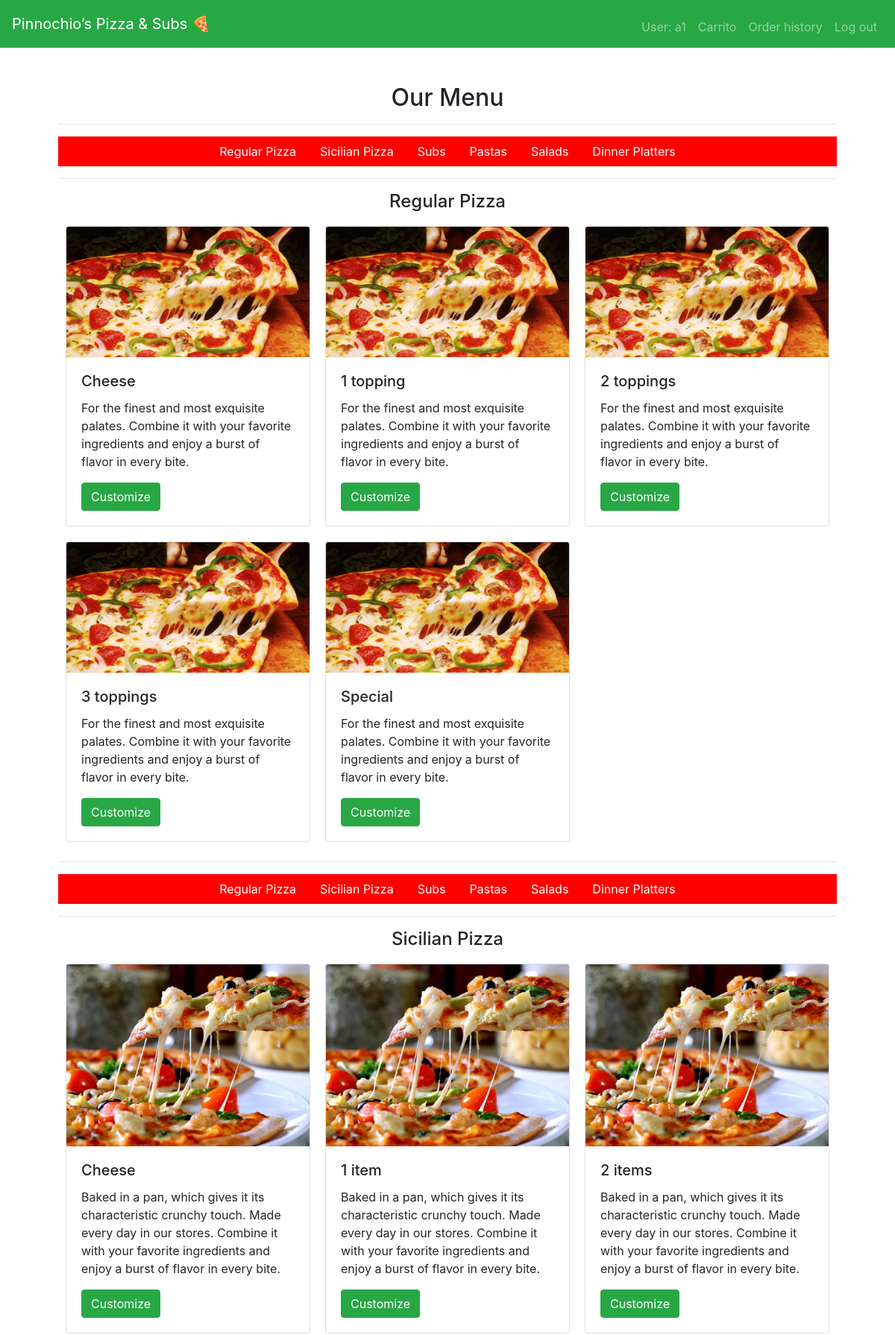
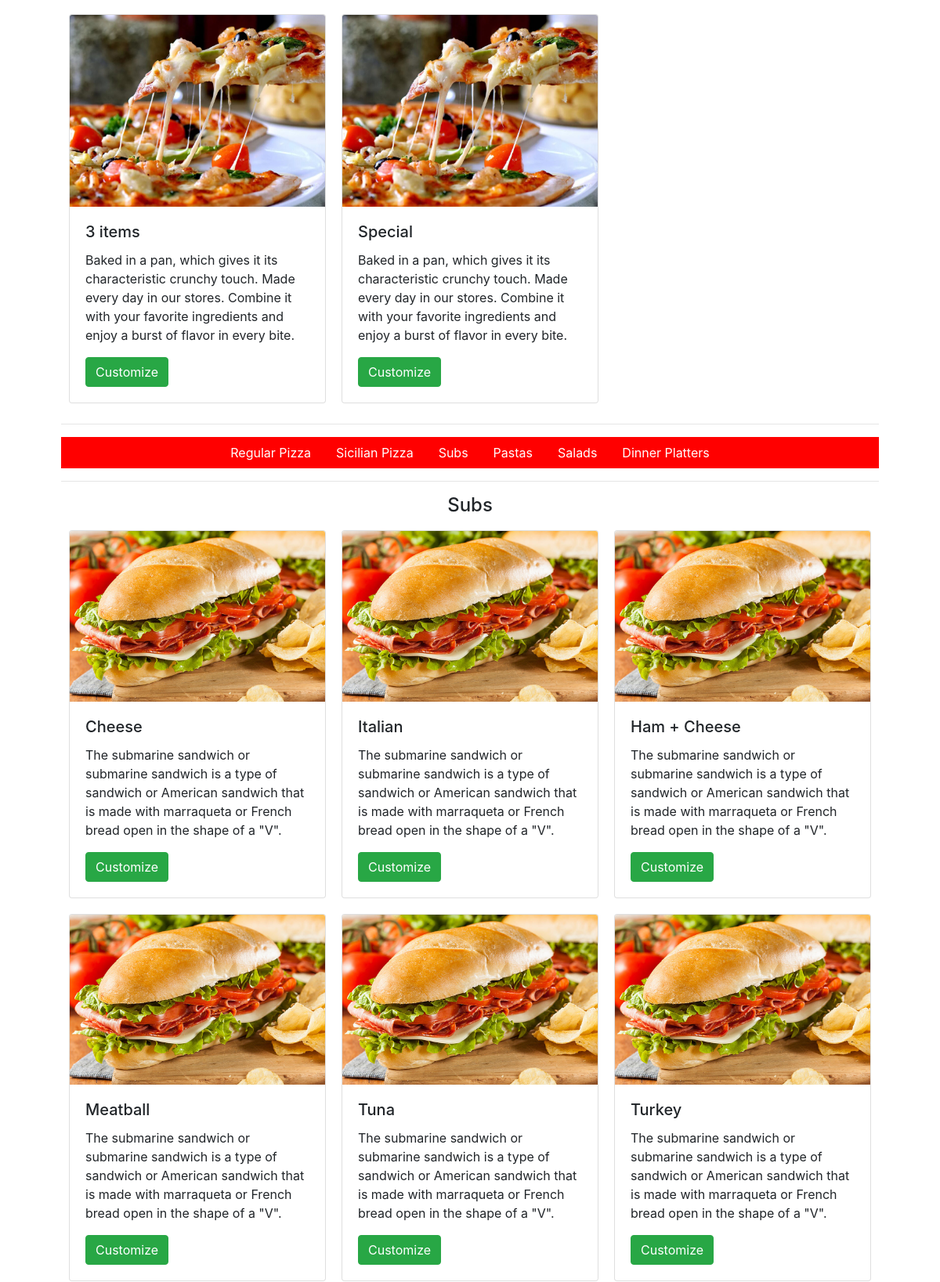
Screenshot of / (signed in, upper part) with the database file from the repository (2 pictures, top to bottom).
### orders/models.py (models this page shows, shortened)
class RegularPizza(models.Model):
    name = models.CharField(max_length=15)
    small = models.CharField(max_length=5)
    large = models.CharField(max_length=5)
    max_extras = models.IntegerField(default=0)

class SicilianPizza(models.Model):
    name = models.CharField(max_length=15)
    small = models.CharField(max_length=5)
    large = models.CharField(max_length=5)
    max_extras = models.IntegerField(default=0)

class Subs(models.Model):
    name = models.CharField(max_length=60)
    small = models.CharField(max_length=5, blank=True)
    large = models.CharField(max_length=5, blank=True)
    class Meta:
        verbose_name_plural = "Subs"

### orders/views.py (the view)
# urls.py: path("", views.index, name="index"),
@login_required
def index(request):
    context = {
        "username": request.user,
        "RegularPizzas": RegularPizza.objects.all(),
        "SicilianPizzas": SicilianPizza.objects.all(),
        "Toppings": Toppings.objects.all(),
        "Subs": Subs.objects.all(),
        "Pastas": Pasta.objects.all(),
        "Salads": Salads.objects.all(),
        "DinnerPlatters": DinnerPlatters.objects.all(),
    }
    return render(request, 'orders/index.html', context)

### orders/templates/orders/index.html (shortened to what this page needs)
{% extends 'base.html' %}
{% load bootstrap4 %}
{% load static %}
{% block main %}
    <h2 class="text-center">Our Menu</h2>
    <hr>
    <nav class="nav justify-content-center red">
        <a class="nav-link" href="#regular">Regular Pizza</a>
        <a class="nav-link" href="#sicilian">Sicilian Pizza</a>
        <a class="nav-link" href="#subs">Subs</a>
        <a class="nav-link" href="#pasta">Pastas</a>
        <a class="nav-link" href="#salads">Salads</a>
        <a class="nav-link" href="#dinner">Dinner Platters</a>
    </nav>
    <hr>
    <h4 class="text-center" id="regular">Regular Pizza</h4>
    <div class="container">
        <div class="row">
            {% for pizza in RegularPizzas %}
            <div class="card g-0" style="width: 328px;">
                <img src="{% static 'img/regular.png' %}" class="card-img-top" alt="18rem">
                <div class="card-body">
                    <h5 class="card-title">{{pizza.name}}</h5>
                    <form method="post" action="{% url 'customize' %}">
                        <p class="card-text">For the finest and most exquisite palates. Combine it with your favorite ingredients and enjoy a burst of flavor in every bite.</p>
                        <button type="submit" class="btn btn-success">Customize</button>
                    </form>
                </div>
            </div>
            {% endfor %}
        </div>
    </div>
    <hr>
    <nav class="nav justify-content-center red">
        <a class="nav-link" href="#regular">Regular Pizza</a>
        <a class="nav-link" href="#sicilian">Sicilian Pizza</a>
        <a class="nav-link" href="#subs">Subs</a>
        <a class="nav-link" href="#pasta">Pastas</a>
        <a class="nav-link" href="#salads">Salads</a>
        <a class="nav-link" href="#dinner">Dinner Platters</a>
    </nav>
    <hr>
    <h4 class="text-center" id="sicilian">Sicilian Pizza</h4>
    <div class="container">
        <div class="row">
            {% for pizza in SicilianPizzas %}
            <div class="card g-0" style="width: 328px;">
                <img src="{% static 'img/sicilian.jpg' %}" class="card-img-top" alt="18rem">
                <div class="card-body">
                    <h5 class="card-title">{{pizza.name}}</h5>
                    <form method="post" action="{% url 'customize' %}">
                        <p class="card-text">Baked in a pan, which gives it its characteristic crunchy touch. Made every day in our stores. Combine it with your favorite ingredients and enjoy a burst of flavor in every bite.</p>
                        <button type="submit" class="btn btn-success">Customize</button>
                    </form>
                </div>
            </div>
            {% endfor %}
        </div>
    </div>
    <hr>
    <nav class="nav justify-content-center red">
        <a class="nav-link" href="#regular">Regular Pizza</a>
        <a class="nav-link" href="#sicilian">Sicilian Pizza</a>
        <a class="nav-link" href="#subs">Subs</a>
        <a class="nav-link" href="#pasta">Pastas</a>
        <a class="nav-link" href="#salads">Salads</a>
        <a class="nav-link" href="#dinner">Dinner Platters</a>
    </nav>
    <hr>
    <h4 class="text-center" id="subs">Subs</h4>
    <div class="container">
        <div class="row">
            {% for sub in Subs %}
            <div class="card g-0" style="width: 328px;">
                <img src="{% static 'img/sub.jpg' %}" class="card-img-top" alt="18rem">
                <div class="card-body">
                    <h5 class="card-title">{{sub.name}}</h5>
                    <form method="post" action="{% url 'customize' %}">
                        <p class="card-text">The submarine sandwich or submarine sandwich is a type of sandwich or American sandwich that is made with marraqueta or French bread open in the shape of a "V".</p>
                        <button type="submit" class="btn btn-success">Customize</button>
                    </form>
                </div>
            </div>
            {% endfor %}
        </div>
    </div>
{% endblock %}

### templates/base.html (shortened to what this page needs)
{% load bootstrap4 %}
{% load static %}
<!DOCTYPE html>
<html lang="sp">
<head>
    {% bootstrap_css %}
    <link rel="stylesheet" href="{% static '/css/styles.css' %}">
</head>
<body>
    {% if user.is_authenticated %}
    <nav class="navbar navbar-expand-lg navbar-dark bg-success">
        <a class="navbar-brand" href="/">Pinnochio’s Pizza & Subs 🍕</a>
        <div class="collapse navbar-collapse" id="navbarSupportedContent">
                <ul class="navbar-nav ml-auto mt-2">
                    <li class="nav-item"><a class="nav-link" href="#"> User: {{ user.username }} </a></li>
                    <li class="nav-item"><a class="nav-link" href="{% url 'carrito' %}"> Carrito </a></li>
                    <li class="nav-item"><a class="nav-link" href="{% url 'history' %}"> Order history </a></li>
                    <li class="nav-item"><a class="nav-link" href="{% url 'logout' %}">Log out</a></li>
                </ul>
        </div>
    </nav>
    {% endif %}
    <main class="container p-5">
        {% block main %}{% endblock %}
    </main>
</body>
</html>

### orders/static/css/styles.css (style rules this page uses)
.card { margin: 10px; }
.red { background: red; }
nav a { color: white; }

### rows the page displays
RegularPizza: name "Cheese"
RegularPizza: name "1 topping"
RegularPizza: name "2 toppings"
RegularPizza: name "3 toppings"
RegularPizza: name "Special"
SicilianPizza: name "Cheese"
SicilianPizza: name "1 item"
SicilianPizza: name "2 items"
SicilianPizza: name "3 items"
SicilianPizza: name "Special"
Subs: name "Cheese"
Subs: name "Italian"
Subs: name "Ham + Cheese"
Subs: name "Meatball"
Subs: name "Tuna"
Subs: name "Turkey"

### other values shown
{{ user.username }} "a1"
